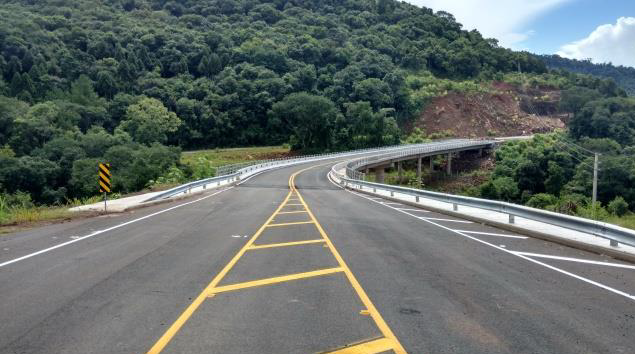
#> input picture computacao-grafica-opencv-python/Computação Gráfica/images/estrada.png, 635 x 354 px
$ python threshold.py   (older library calls are emulated)
#> lines starting #> are read from the running program, lines starting #| are printed output that depends on the picture; after the words box and inside, x2 and y2 are one past the last pixel; in counts of white or black regions, pixels touching at a corner belong together
import mahotas
import numpy as np
import cv2
img = cv2.imread('images/estrada.png')
#> img is the input picture: shape (354, 635, 3); mean B, G, R 103.7, 107.7, 99.7
img = cv2.cvtColor(img,cv2.COLOR_BGR2GRAY) # converte
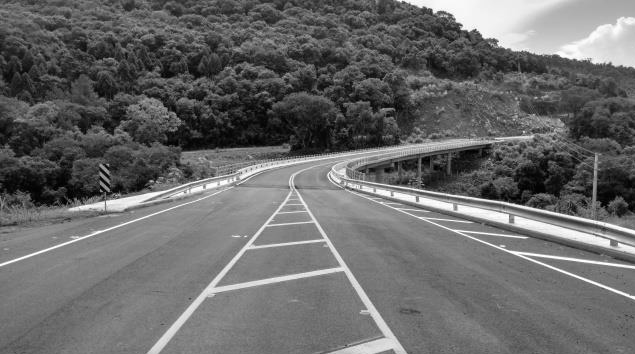
#> img: shape (354, 635); min 0, max 255, mean 104.9
suave = cv2.GaussianBlur(img, (7, 7), 0) # aplica blur
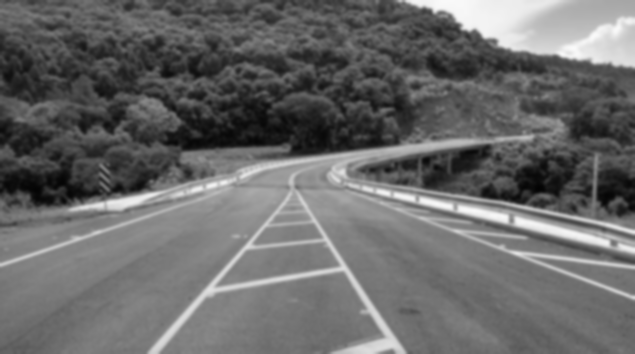
#> suave: shape (354, 635); min 3, max 250, mean 104.9
T = mahotas.thresholding.otsu(suave)
#> T = 100
temp = img.copy()
temp[temp > T] = 255
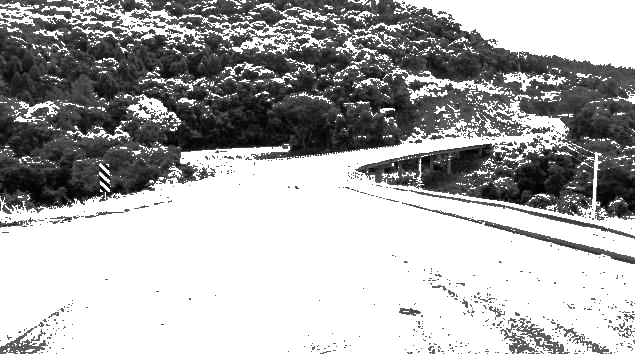
#> temp: shape (354, 635); min 0, max 255, mean 171.4
temp[temp < 255] = 0
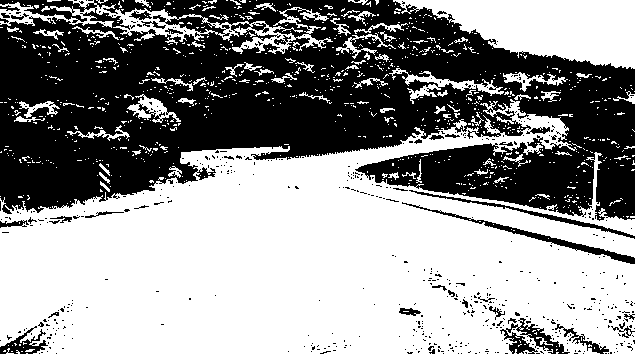
#> temp: shape (354, 635); 57.1% white; 579 black regions (540 under 20 px), largest, box (x1, y1, x2, y2) and area: (0, 0, 635, 221) 89978, (402, 202, 635, 264) 1051, (500, 318, 570, 354) 881
temp = cv2.bitwise_not(temp)
#> (the run stopped early here; a loop or call above may not have finished)
